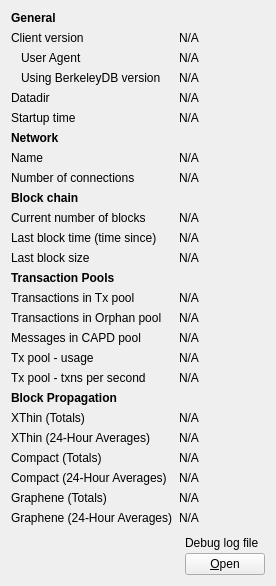
     <widget class="QWidget" name="tab_info">
      <attribute name="title">
       <string>&amp;Information</string>
      </attribute>
      <layout class="QGridLayout" name="gridLayout" columnstretch="0,3,0">
       <item row="2" column="0">
        <widget class="QLabel" name="label_6">
         <property name="text">
          <string>Client version</string>
         </property>
        </widget>
       </item>
       <item row="3" column="0">
        <widget class="QLabel" name="labelClientUserAgent">
         <property name="text">
          <string>User Agent</string>
         </property>
         <property name="indent">
          <number>10</number>
         </property>
        </widget>
       </item>
       <item row="4" column="0">
        <widget class="QLabel" name="label_berkeleyDBVersion">
         <property name="text">
          <string>Using BerkeleyDB version</string>
         </property>
         <property name="indent">
          <number>10</number>
         </property>
        </widget>
       </item>
       <item row="5" column="0">
        <widget class="QLabel" name="label_12">
         <property name="text">
          <string>Datadir</string>
         </property>
        </widget>
       </item>
       <item row="6" column="0">
        <widget class="QLabel" name="label_13">
         <property name="text">
          <string>Startup time</string>
         </property>
        </widget>
       </item>
       <item row="8" column="0">
        <widget class="QLabel" name="label_8">
         <property name="text">
          <string>Name</string>
         </property>
        </widget>
       </item>
       <item row="9" column="0">
        <widget class="QLabel" name="label_7">
         <property name="text">
          <string>Number of connections</string>
         </property>
        </widget>
       </item>
       <item row="11" column="0">
        <widget class="QLabel" name="label_3">
         <property name="text">
          <string>Current number of blocks</string>
         </property>
        </widget>
       </item>
       <item row="12" column="0">
        <widget class="QLabel" name="labelLastBlockTime">
         <property name="text">
          <string>Last block time (time since)</string>
         </property>
        </widget>
       </item>
       <item row="13" column="0">
        <widget class="QLabel" name="labelLastBlockSize">
         <property name="text">
          <string>Last block size</string>
         </property>
        </widget>
       </item>
       <item row="15" column="0">
        <widget class="QLabel" name="labelNumberOfTransactions">
         <property name="text">
          <string>Transactions in Tx pool</string>
         </property>
        </widget>
       </item>
       <item row="16" column="0">
        <widget class="QLabel" name="labelNumberOfOrphanTransactions">
         <property name="text">
          <string>Transactions in Orphan pool</string>
         </property>
        </widget>
       </item>
       <item row="17" column="0">
        <widget class="QLabel" name="labelMessagesInCapdPool">
         <property name="text">
          <string>Messages in CAPD pool</string>
         </property>
        </widget>
       </item>
       <item row="18" column="0">
        <widget class="QLabel" name="labelMemoryUsage">
         <property name="text">
          <string>Tx pool - usage</string>
         </property>
        </widget>
       </item>
       <item row="19" column="0">
        <widget class="QLabel" name="labelTransactionsPerSecond">
         <property name="text">
          <string>Tx pool - txns per second</string>
         </property>
        </widget>
       </item>
       <item row="21" column="0">
        <widget class="QLabel" name="labelXThinTotals">
         <property name="text">
          <string>XThin (Totals)</string>
         </property>
        </widget>
       </item>
       <item row="22" column="0">
        <widget class="QLabel" name="labelXThin24hAverages">
         <property name="text">
          <string>XThin (24-Hour Averages)</string>
         </property>
        </widget>
       </item>
       <item row="23" column="0">
        <widget class="QLabel" name="labelCompactTotals">
         <property name="text">
          <string>Compact (Totals)</string>
         </property>
        </widget>
       </item>
       <item row="24" column="0">
        <widget class="QLabel" name="labelCompact24hAverages">
         <property name="text">
          <string>Compact (24-Hour Averages)</string>
         </property>
        </widget>
       </item>
       <item row="25" column="0">
        <widget class="QLabel" name="labelGrapheneTotals">
         <property name="text">
          <string>Graphene (Totals)</string>
         </property>
        </widget>
       </item>
       <item row="26" column="0">
        <widget class="QLabel" name="labelGraphene24hAverages">
         <property name="text">
          <string>Graphene (24-Hour Averages)</string>
         </property>
        </widget>
       </item>
       <item row="27" column="2">
        <layout class="QVBoxLayout" name="verticalLayoutDebugButton">
         <property name="spacing">
          <number>3</number>
         </property>
         <item>
          <spacer name="verticalSpacer_2">
           <property name="orientation">
            <enum>Qt::Vertical</enum>
           </property>
           <property name="sizeHint" stdset="0">
            <size>
             <width>10</width>
             <height>5</height>
            </size>
           </property>
          </spacer>
         </item>
         <item>
          <widget class="QLabel" name="labelDebugLogfile">
           <property name="text">
            <string>Debug log file</string>
           </property>
          </widget>
         </item>
         <item>
          <widget class="QPushButton" name="openDebugLogfileButton">
           <property name="toolTip">
            <string>Open the %1 debug log file from the current data directory. This can take a few seconds for large log files.</string>
           </property>
           <property name="text">
            <string>&amp;Open</string>
           </property>
           <property name="autoDefault">
            <bool>false</bool>
           </property>
          </widget>
         </item>
        </layout>
       </item>
       <item row="27" column="0" colspan="2">
        <spacer name="verticalSpacer">
         <property name="orientation">
          <enum>Qt::Vertical</enum>
         </property>
         <property name="sizeHint" stdset="0">
          <size>
           <width>20</width>
           <height>40</height>
          </size>
         </property>
        </spacer>
       </item>
       <item row="26" column="1" colspan="2">
        <widget class="QLabel" name="blocksGraphene24hAverages">
         <property name="cursor">
          <cursorShape>IBeamCursor</cursorShape>
         </property>
         <property name="text">
          <string>N/A</string>
         </property>
         <property name="textFormat">
          <enum>Qt::PlainText</enum>
         </property>
         <property name="textInteractionFlags">
          <set>Qt::LinksAccessibleByMouse|Qt::TextSelectableByKeyboard|Qt::TextSelectableByMouse</set>
         </property>
        </widget>
       </item>
       <item row="25" column="1" colspan="2">
        <widget class="QLabel" name="blocksGrapheneTotals">
         <property name="cursor">
          <cursorShape>IBeamCursor</cursorShape>
         </property>
         <property name="text">
          <string>N/A</string>
         </property>
         <property name="textFormat">
          <enum>Qt::PlainText</enum>
         </property>
         <property name="textInteractionFlags">
          <set>Qt::LinksAccessibleByMouse|Qt::TextSelectableByKeyboard|Qt::TextSelectableByMouse</set>
         </property>
        </widget>
       </item>
       <item row="24" column="1" colspan="2">
        <widget class="QLabel" name="blocksCompact24hAverages">
         <property name="cursor">
          <cursorShape>IBeamCursor</cursorShape>
         </property>
         <property name="text">
          <string>N/A</string>
         </property>
         <property name="textFormat">
          <enum>Qt::PlainText</enum>
         </property>
         <property name="textInteractionFlags">
          <set>Qt::LinksAccessibleByMouse|Qt::TextSelectableByKeyboard|Qt::TextSelectableByMouse</set>
         </property>
        </widget>
       </item>
       <item row="23" column="1" colspan="2">
        <widget class="QLabel" name="blocksCompactTotals">
         <property name="cursor">
          <cursorShape>IBeamCursor</cursorShape>
         </property>
         <property name="text">
          <string>N/A</string>
         </property>
         <property name="textFormat">
          <enum>Qt::PlainText</enum>
         </property>
         <property name="textInteractionFlags">
          <set>Qt::LinksAccessibleByMouse|Qt::TextSelectableByKeyboard|Qt::TextSelectableByMouse</set>
         </property>
        </widget>
       </item>
       <item row="22" column="1" colspan="2">
        <widget class="QLabel" name="blocksXThin24hAverages">
         <property name="cursor">
          <cursorShape>IBeamCursor</cursorShape>
         </property>
         <property name="text">
          <string>N/A</string>
         </property>
         <property name="textFormat">
          <enum>Qt::PlainText</enum>
         </property>
         <property name="textInteractionFlags">
          <set>Qt::LinksAccessibleByMouse|Qt::TextSelectableByKeyboard|Qt::TextSelectableByMouse</set>
         </property>
        </widget>
       </item>
       <item row="21" column="1" colspan="2">
        <widget class="QLabel" name="blocksXThinTotals">
         <property name="cursor">
          <cursorShape>IBeamCursor</cursorShape>
         </property>
         <property name="text">
          <string>N/A</string>
         </property>
         <property name="textFormat">
          <enum>Qt::PlainText</enum>
         </property>
         <property name="textInteractionFlags">
          <set>Qt::LinksAccessibleByMouse|Qt::TextSelectableByKeyboard|Qt::TextSelectableByMouse</set>
         </property>
        </widget>
       </item>
       <item row="20" column="0" colspan="3">
        <widget class="QLabel" name="labelStatsTitle">
         <property name="font">
          <font>
           <weight>75</weight>
           <bold>true</bold>
          </font>
         </property>
         <property name="text">
          <string>Block Propagation</string>
         </property>
        </widget>
       </item>
       <item row="19" column="1" colspan="2">
        <widget class="QLabel" name="transactionsPerSecond">
         <property name="cursor">
          <cursorShape>IBeamCursor</cursorShape>
         </property>
         <property name="text">
          <string>N/A</string>
         </property>
         <property name="textFormat">
          <enum>Qt::PlainText</enum>
         </property>
         <property name="textInteractionFlags">
          <set>Qt::LinksAccessibleByMouse|Qt::TextSelectableByKeyboard|Qt::TextSelectableByMouse</set>
         </property>
        </widget>
       </item>
       <item row="18" column="1" colspan="2">
        <widget class="QLabel" name="mempoolSize">
         <property name="cursor">
          <cursorShape>IBeamCursor</cursorShape>
         </property>
         <property name="text">
          <string>N/A</string>
         </property>
         <property name="textFormat">
          <enum>Qt::PlainText</enum>
         </property>
         <property name="textInteractionFlags">
          <set>Qt::LinksAccessibleByMouse|Qt::TextSelectableByKeyboard|Qt::TextSelectableByMouse</set>
         </property>
        </widget>
       </item>
       <item row="17" column="1" colspan="2">
        <widget class="QLabel" name="messagesInCapdPool">
         <property name="cursor">
          <cursorShape>IBeamCursor</cursorShape>
         </property>
         <property name="text">
          <string>N/A</string>
         </property>
         <property name="textFormat">
          <enum>Qt::PlainText</enum>
         </property>
         <property name="textInteractionFlags">
          <set>Qt::LinksAccessibleByMouse|Qt::TextSelectableByKeyboard|Qt::TextSelectableByMouse</set>
         </property>
        </widget>
       </item>
       <item row="16" column="1" colspan="2">
        <widget class="QLabel" name="orphanPoolNumberTxs">
         <property name="cursor">
          <cursorShape>IBeamCursor</cursorShape>
         </property>
         <property name="text">
          <string>N/A</string>
         </property>
         <property name="textFormat">
          <enum>Qt::PlainText</enum>
         </property>
         <property name="textInteractionFlags">
          <set>Qt::LinksAccessibleByMouse|Qt::TextSelectableByKeyboard|Qt::TextSelectableByMouse</set>
         </property>
        </widget>
       </item>
       <item row="15" column="1" colspan="2">
        <widget class="QLabel" name="mempoolNumberTxs">
         <property name="cursor">
          <cursorShape>IBeamCursor</cursorShape>
         </property>
         <property name="text">
          <string>N/A</string>
         </property>
         <property name="textFormat">
          <enum>Qt::PlainText</enum>
         </property>
         <property name="textInteractionFlags">
          <set>Qt::LinksAccessibleByMouse|Qt::TextSelectableByKeyboard|Qt::TextSelectableByMouse</set>
         </property>
        </widget>
       </item>
       <item row="14" column="0" colspan="3">
        <widget class="QLabel" name="labelMempoolTitle">
         <property name="font">
          <font>
           <weight>75</weight>
           <bold>true</bold>
          </font>
         </property>
         <property name="text">
          <string>Transaction Pools</string>
         </property>
        </widget>
       </item>
       <item row="13" column="1" colspan="2">
        <widget class="QLabel" name="lastBlockSize">
         <property name="cursor">
          <cursorShape>IBeamCursor</cursorShape>
         </property>
         <property name="text">
          <string>N/A</string>
         </property>
         <property name="textFormat">
          <enum>Qt::PlainText</enum>
         </property>
         <property name="textInteractionFlags">
          <set>Qt::LinksAccessibleByMouse|Qt::TextSelectableByKeyboard|Qt::TextSelectableByMouse</set>
         </property>
        </widget>
       </item>
       <item row="12" column="1" colspan="2">
        <widget class="QLabel" name="lastBlockTime">
         <property name="cursor">
          <cursorShape>IBeamCursor</cursorShape>
         </property>
         <property name="text">
          <string>N/A</string>
         </property>
         <property name="textFormat">
          <enum>Qt::PlainText</enum>
         </property>
         <property name="textInteractionFlags">
          <set>Qt::LinksAccessibleByMouse|Qt::TextSelectableByKeyboard|Qt::TextSelectableByMouse</set>
         </property>
        </widget>
       </item>
       <item row="11" column="1" colspan="2">
        <widget class="QLabel" name="numberOfBlocks">
         <property name="cursor">
          <cursorShape>IBeamCursor</cursorShape>
         </property>
         <property name="text">
          <string>N/A</string>
         </property>
         <property name="textFormat">
          <enum>Qt::PlainText</enum>
         </property>
         <property name="textInteractionFlags">
          <set>Qt::LinksAccessibleByMouse|Qt::TextSelectableByKeyboard|Qt::TextSelectableByMouse</set>
         </property>
        </widget>
       </item>
       <item row="10" column="0" colspan="3">
        <widget class="QLabel" name="label_10">
         <property name="font">
          <font>
           <weight>75</weight>
           <bold>true</bold>
          </font>
         </property>
         <property name="text">
          <string>Block chain</string>
         </property>
        </widget>
       </item>
       <item row="9" column="1" colspan="2">
        <widget class="QLabel" name="numberOfConnections">
         <property name="cursor">
          <cursorShape>IBeamCursor</cursorShape>
         </property>
         <property name="text">
          <string>N/A</string>
         </property>
         <property name="textFormat">
          <enum>Qt::PlainText</enum>
         </property>
         <property name="textInteractionFlags">
          <set>Qt::LinksAccessibleByMouse|Qt::TextSelectableByKeyboard|Qt::TextSelectableByMouse</set>
         </property>
        </widget>
       </item>
       <item row="8" column="1" colspan="2">
        <widget class="QLabel" name="networkName">
         <property name="cursor">
          <cursorShape>IBeamCursor</cursorShape>
         </property>
         <property name="text">
          <string>N/A</string>
         </property>
         <property name="textFormat">
          <enum>Qt::PlainText</enum>
         </property>
         <property name="textInteractionFlags">
          <set>Qt::LinksAccessibleByMouse|Qt::TextSelectableByKeyboard|Qt::TextSelectableByMouse</set>
         </property>
        </widget>
       </item>
       <item row="7" column="0" colspan="3">
        <widget class="QLabel" name="labelNetwork">
         <property name="font">
          <font>
           <weight>75</weight>
           <bold>true</bold>
          </font>
         </property>
         <property name="text">
          <string>Network</string>
         </property>
        </widget>
       </item>
       <item row="6" column="1" colspan="2">
        <widget class="QLabel" name="startupTime">
         <property name="cursor">
          <cursorShape>IBeamCursor</cursorShape>
         </property>
         <property name="text">
          <string>N/A</string>
         </property>
         <property name="textFormat">
          <enum>Qt::PlainText</enum>
         </property>
         <property name="textInteractionFlags">
          <set>Qt::LinksAccessibleByMouse|Qt::TextSelectableByKeyboard|Qt::TextSelectableByMouse</set>
         </property>
        </widget>
       </item>
       <item row="5" column="1" colspan="2">
        <widget class="QLabel" name="dataDir">
         <property name="cursor">
          <cursorShape>IBeamCursor</cursorShape>
         </property>
         <property name="text">
          <string>N/A</string>
         </property>
         <property name="textFormat">
          <enum>Qt::PlainText</enum>
         </property>
         <property name="wordWrap">
          <bool>true</bool>
         </property>
         <property name="textInteractionFlags">
          <set>Qt::LinksAccessibleByMouse|Qt::TextSelectableByKeyboard|Qt::TextSelectableByMouse</set>
         </property>
        </widget>
       </item>
       <item row="4" column="1" colspan="2">
        <widget class="QLabel" name="berkeleyDBVersion">
         <property name="cursor">
          <cursorShape>IBeamCursor</cursorShape>
         </property>
         <property name="text">
          <string>N/A</string>
         </property>
         <property name="textFormat">
          <enum>Qt::PlainText</enum>
         </property>
         <property name="textInteractionFlags">
          <set>Qt::LinksAccessibleByMouse|Qt::TextSelectableByKeyboard|Qt::TextSelectableByMouse</set>
         </property>
        </widget>
       </item>
       <item row="3" column="1" colspan="2">
        <widget class="QLabel" name="clientUserAgent">
         <property name="cursor">
          <cursorShape>IBeamCursor</cursorShape>
         </property>
         <property name="text">
          <string>N/A</string>
         </property>
         <property name="textFormat">
          <enum>Qt::PlainText</enum>
         </property>
         <property name="textInteractionFlags">
          <set>Qt::LinksAccessibleByMouse|Qt::TextSelectableByKeyboard|Qt::TextSelectableByMouse</set>
         </property>
        </widget>
       </item>
       <item row="2" column="1" colspan="2">
        <widget class="QLabel" name="clientVersion">
         <property name="cursor">
          <cursorShape>IBeamCursor</cursorShape>
         </property>
         <property name="text">
          <string>N/A</string>
         </property>
         <property name="textFormat">
          <enum>Qt::PlainText</enum>
         </property>
         <property name="textInteractionFlags">
          <set>Qt::LinksAccessibleByMouse|Qt::TextSelectableByKeyboard|Qt::TextSelectableByMouse</set>
         </property>
        </widget>
       </item>
       <item row="0" column="0" colspan="3">
        <widget class="QLabel" name="label_9">
         <property name="font">
          <font>
           <weight>75</weight>
           <bold>true</bold>
          </font>
         </property>
         <property name="text">
          <string>General</string>
         </property>
        </widget>
       </item>
      </layout>
     </widget>
